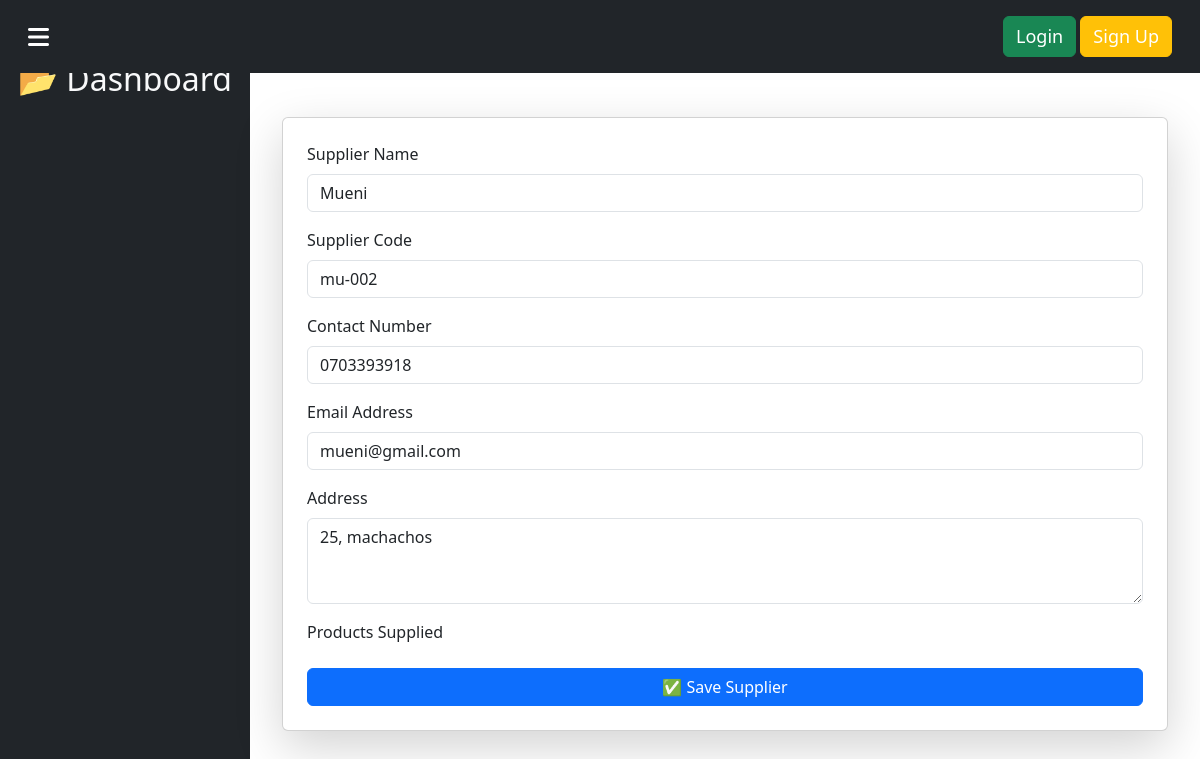
Page /inventory/suppliers/edit/4/ on the committed database.
### inventory/models.py (models this page shows, shortened)
class Supplier(models.Model):
    supplier_code = models.CharField(max_length=50, unique=True, blank=True)  # Unique supplier code
    name = models.CharField(max_length=100)
    contact_number = models.CharField(max_length=20, null=True, blank=True)
    email = models.EmailField(null=True, blank=True)
    address = models.TextField(null=True, blank=True)
    is_active = models.BooleanField(default=True)  # Active status
    date_added = models.DateTimeField(auto_now_add=True)  # Track supplier creation date
    products = models.ManyToManyField('Product', related_name='suppliers', blank=True)  # ✅ Link to Products

### inventory/views.py (the view)
# urls.py: path('suppliers/edit/<int:id>/', views.supplier_update, name='supplier_update'),
def supplier_update(request, id):
    supplier = get_object_or_404(Supplier, id=id)
    if request.method == 'POST':
        form = SupplierForm(request.POST, instance=supplier)
        if form.is_valid():
            try:
                with transaction.atomic():
                    form.save()  # ✅ Save supplier and its related products
                messages.success(request, "Supplier updated successfully! ✅")
                return redirect('inventory:supplier_list')
            except IntegrityError:
                messages.error(request, "Supplier Code already exists. Please enter a unique supplier code. ❌")
        else:
            messages.error(request, "Error updating supplier. ❌")
    else:
        form = SupplierForm(instance=supplier)
    return render(request, 'supplier/supplier_form.html', {'form': form, 'supplier': supplier})

### inventory/forms.py (shortened to what this page needs)
class SupplierForm(forms.ModelForm):
    class Meta:
        model = Supplier
        fields = ['name', 'supplier_code', 'contact_number', 'email', 'address']
        widgets = {
            'name': forms.TextInput(attrs={'class': 'form-control', 'placeholder': 'Enter Supplier Name'}),
            'supplier_code': forms.TextInput(attrs={'class': 'form-control', 'placeholder': 'Enter Unique Supplier Code'}),
            'contact_number': forms.TextInput(attrs={'class': 'form-control', 'placeholder': 'Enter Contact Number'}),
            'email': forms.EmailInput(attrs={'class': 'form-control', 'placeholder': 'Enter Email Address'}),
            'address': forms.Textarea(attrs={'class': 'form-control', 'rows': 3, 'placeholder': 'Enter Supplier Address'}),
        }

### inventory/templates/supplier/supplier_form.html (shortened to what this page needs)
{% extends 'base.html' %}
{% block content %}
<div class="container mt-4">
    <div class="card shadow-lg p-4">
        <form method="POST">
            <div class="mb-3">
                <label class="form-label">Supplier Name</label>
                {{ form.name }}
            </div>
            <div class="mb-3">
                <label class="form-label">Supplier Code</label>
                {{ form.supplier_code }}
            </div>
            <div class="mb-3">
                <label class="form-label">Contact Number</label>
                {{ form.contact_number }}
            </div>
            <div class="mb-3">
                <label class="form-label">Email Address</label>
                {{ form.email }}
            </div>
            <div class="mb-3">
                <label class="form-label">Address</label>
                {{ form.address }}
            </div>
            <div class="mb-3">
                <label class="form-label">Products Supplied</label>
            </div>
            <button type="submit" class="btn btn-primary w-100">✅ Save Supplier</button>
        </form>
    </div>
</div>
{% endblock %}

### rows in the picture
Supplier: name "Mueni", supplier_code "mu-002", contact_number "0703393918", email "mueni@gmail.com", address "25, machachos"
